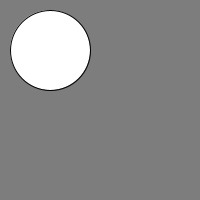
Frame 1 (no input)
Frame 60 (the mouse pressed at the canvas centre just before this capture): identical to frame 1, image omitted
Frame 120 (the mouse held since frame 60 and released just before this capture): blank canvas, image omitted

The Processing sketch that drew this single still picture (run headless with seeded random() and noise(); from frame 60 on, the mouse is pressed at the canvas centre):

// Processing sketch: processing_53051
// ── processing_53051.pde

void setup(){
  size(200,200);
  smooth();
}

void draw(){
  background(125);
  if(mouseX > width/2 && mouseY < height/2){
    fill(0);
    rect(100,20,80,80);
  }else if (mouseX < width/2 && mouseY > height/2){
    fill(0);
    ellipseMode(CENTER);
    ellipse(50,150,80,80);
  }else if (mouseX < width/2 && mouseY < height/2){
    fill(255);
    stroke(0);
    ellipse (50,50,80,80);
  }else if(mouseX > width/2 && mouseY > height/2){
    fill(255);
      stroke(0);
      rect(100,110,80,80);
    }
}
